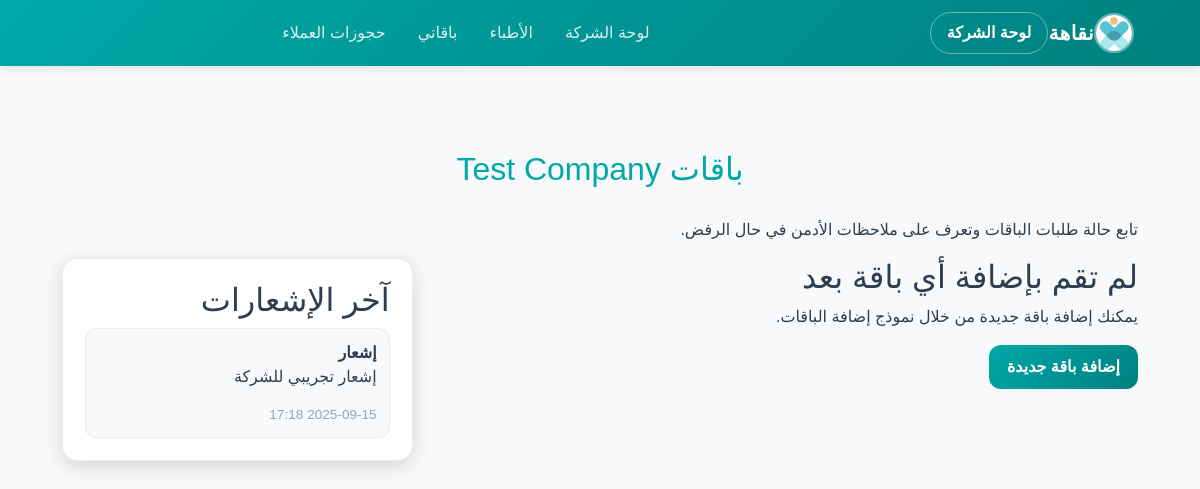
Before: /company/packages (signed in) with the older database file.
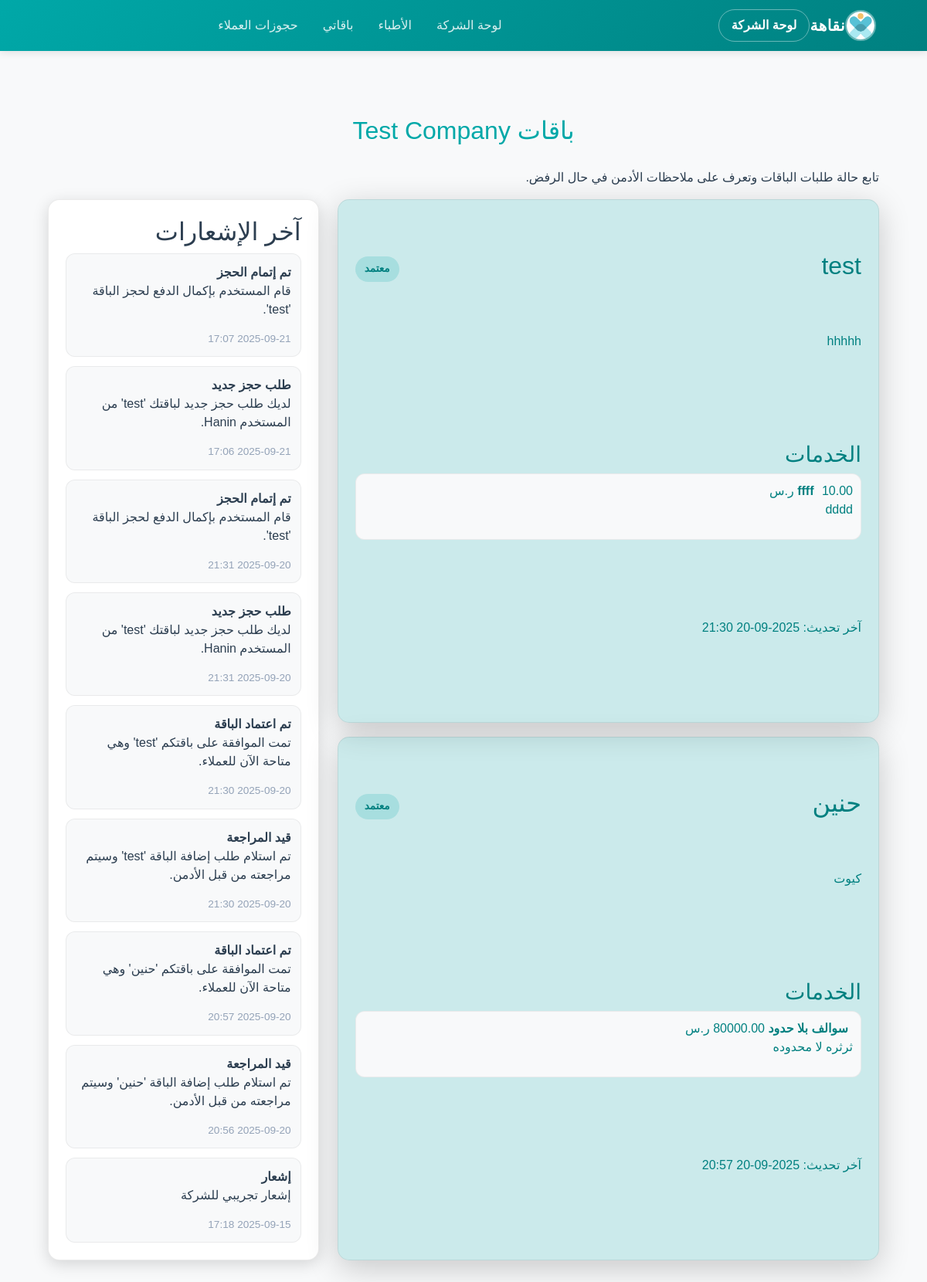
After: the same page with the newer database file.
### models.py (models this page shows)
class Company(db.Model):
    id = db.Column(db.Integer, primary_key=True)
    name = db.Column(db.String(150), nullable=False, unique=True)
    email = db.Column(db.String(120), nullable=False, unique=True)
    password = db.Column(db.String(200), nullable=False)
    address = db.Column(db.String(200))
    phone = db.Column(db.String(20))
    doctors = db.relationship("Doctor", backref="company", lazy=True)
    packages = db.relationship("Package", backref="provider", lazy=True)
    appointments = db.relationship("Appointment", backref="company", lazy=True)
    bookings = db.relationship("Booking", backref="company", lazy=True)
    notifications = db.relationship("Notification", backref="company", lazy=True)
    roles = db.relationship(
        "CompanyRole",
        backref="company",
        lazy=True,
        cascade="all, delete-orphan"
    )

class Notification(db.Model):
    id = db.Column(db.Integer, primary_key=True)
    user_id = db.Column(db.Integer, db.ForeignKey('user.id'), nullable=True)
    company_id = db.Column(db.Integer, db.ForeignKey('company.id'), nullable=True)
    title = db.Column(db.String(200))
    body = db.Column(db.String(500))
    is_read = db.Column(db.Boolean, default=False)
    created_at = db.Column(db.DateTime, default=datetime.utcnow)

class Package(db.Model):
    id = db.Column(db.Integer, primary_key=True)
    title = db.Column(db.String(100))
    description = db.Column(db.Text)
    image = db.Column(db.String(200))
    provider_id = db.Column(db.Integer, db.ForeignKey('company.id'))
    approved_by = db.Column(db.Integer, db.ForeignKey('admin.id'))
    status = db.Column(db.String(50), default="pending")
    admin_note = db.Column(db.Text)
    status_updated_at = db.Column(db.DateTime)
    services = db.relationship("PackageService", backref="package", lazy=True)
    bookings = db.relationship("Booking", backref="package", lazy=True)
    doctor_service_links = db.relationship("DoctorServiceLink", backref="package", lazy=True)

class PackageService(db.Model):
    id = db.Column(db.Integer, primary_key=True)
    package_id = db.Column(db.Integer, db.ForeignKey('package.id'))
    service_name = db.Column(db.String(100))
    service_description = db.Column(db.Text)
    service_price = db.Column(db.Float)
    selections = db.relationship(
        "BookingServiceSelection",
        backref="package_service",
        lazy=True
    )
    doctor_links = db.relationship("DoctorServiceLink", backref="package_service", lazy=True)

### app.py (the view)
@app.route('/company/packages')
def company_packages():
    company_id = session.get('company_id')
    if not company_id:
        flash("يجب تسجيل دخول الشركة", "danger")
        return redirect(url_for('company_login'))
    company = Company.query.get_or_404(company_id)
    packages = (
        Package.query
        .filter_by(provider_id=company.id)
        .options(joinedload(Package.services))
        .order_by(Package.status_updated_at.desc().nullslast())
        .all()
    )
    recent_notifications = (
        Notification.query
        .filter_by(company_id=company.id)
        .order_by(Notification.created_at.desc())
        .limit(10)
        .all()
    )
    status_labels = {
        'pending': 'قيد المراجعة',
        'approved': 'معتمد',
        'rejected': 'مرفوض'
    }
    return render_template(
        'company_packages.html',
        company=company,
        packages=packages,
        status_labels=status_labels,
        notifications=recent_notifications,
        user=None
    )

### templates/company_packages.html (shortened to what this page needs)
{% extends "base.html" %}
{% block content %}
<section class="company-packages">
  <h1 class="section-title">باقات {{ company.name if company else '' }}</h1>
  <p class="subtitle">تابع حالة طلبات الباقات وتعرف على ملاحظات الأدمن في حال الرفض.</p>
  <div class="layout">
    <div class="packages-list">
      {% if packages %}
        {% for package in packages %}
          <article class="package-card status-{{ package.status }}">
            <header>
              <h2>{{ package.title }}</h2>
              <span class="status-pill status-{{ package.status }}">{{ status_labels.get(package.status, package.status) }}</span>
            </header>
            <p>{{ package.description }}</p>
            <div class="services">
              <h3>الخدمات</h3>
              {% if package.services %}
                <ul>
                  {% for service in package.services %}
                    <li>
                      <strong>{{ service.service_name }}</strong>
                      {% if service.service_price is not none %}
                        <span>{{ '%.2f' | format(service.service_price) }} ر.س</span>
                      {% endif %}
                      {% if service.service_description %}
                        <p>{{ service.service_description }}</p>
                      {% endif %}
                    </li>
                  {% endfor %}
                </ul>
              {% else %}
                <p>لم تتم إضافة خدمات لهذه الباقة.</p>
              {% endif %}
            </div>
            <footer>
              <div>آخر تحديث: {{ package.status_updated_at.strftime('%Y-%m-%d %H:%M') if package.status_updated_at else '—' }}</div>
            </footer>
          </article>
        {% endfor %}
      {% else %}
        <div class="empty-state">
          <h2>لم تقم بإضافة أي باقة بعد</h2>
          <p>يمكنك إضافة باقة جديدة من خلال نموذج إضافة الباقات.</p>
          <a class="cta" href="{{ url_for('add_package') }}">إضافة باقة جديدة</a>
        </div>
      {% endif %}
    </div>
    <aside class="notifications">
      <h2>آخر الإشعارات</h2>
      {% if notifications %}
        <ul>
          {% for notif in notifications %}
            <li>
              <strong>{{ notif.title or 'إشعار' }}</strong>
              <p>{{ notif.body }}</p>
              <span class="time">{{ notif.created_at.strftime('%Y-%m-%d %H:%M') }}</span>
            </li>
          {% endfor %}
        </ul>
      {% else %}
        <p>لا توجد إشعارات جديدة.</p>
      {% endif %}
    </aside>
  </div>
</section>
{% endblock %}

### templates/base.html (shortened to what this page needs)
<!DOCTYPE html>
<html lang="ar" dir="rtl">
<head>
    <link rel="stylesheet" href="{{ url_for('static', filename='css/style.css') }}">
    <link rel="stylesheet" href="https://cdnjs.cloudflare.com/ajax/libs/font-awesome/5.15.4/css/all.min.css">
    <link href="https://cdn.jsdelivr.net/npm/bootstrap@5.3.2/dist/css/bootstrap.min.css" rel="stylesheet">
    <link rel="stylesheet" href="{{ url_for('static', filename='css/ready_packages.css') }}">
</head>
<body>
{% set user_logged_in = user is defined and user %}
{% set company_logged_in = session.get('company_id') %}
{% set doctor_logged_in = session.get('doctor_id') %}
{% set admin_logged_in = session.get('admin_id') %}
<nav class="navbar navbar-expand-lg sticky-top primary-navbar">
  <div class="container">
    {% if company_logged_in %}
      <a class="navbar-brand d-flex align-items-center" href="{{ url_for('company_dashboard') }}">
    {% elif doctor_logged_in %}
      <a class="navbar-brand d-flex align-items-center" href="{{ url_for('doctor_dashboard') }}">
    {% elif admin_logged_in %}
      <a class="navbar-brand d-flex align-items-center" href="{{ url_for('admin_dashboard') }}">
    {% else %}
      <a class="navbar-brand d-flex align-items-center" href="{{ url_for('individual_index') }}">
    {% endif %}
        <img src="{{ url_for('static', filename='images/logo.jpg') }}"
             alt="نقاهة Logo" width="40" height="40" class="me-2 rounded-circle">
        <span>نقاهة</span>
    </a>
    {% if user_logged_in %}
      <div class="dropdown">
          <img src="{{ user.profile_image or 'https://plus.unsplash.com/premium_photo-1664300894274-cfdf8cd3af6e?q=80&w=1170' }}"
               alt="Profile" class="profile-img dropdown-toggle rounded-circle"
               id="profileDropdown" data-bs-toggle="dropdown" aria-expanded="false" width="40" height="40">
          <ul class="dropdown-menu dropdown-menu-end profile-dropdown" aria-labelledby="profileDropdown">
              <li>
                  <div class="dropdown-header text-center">
                      <img src="{{ user.profile_image or 'https://plus.unsplash.com/premium_photo-1664300894274-cfdf8cd3af6e?q=80&w=1170' }}"
                           alt="Profile" class="rounded-circle" width="80" height="80">
                      <h5>{{ user.first_name }} {{ user.last_name }}</h5>
                      <p>{{ user.username }} | {{ user.email }}</p>
                  </div>
              </li>
              <li><hr class="dropdown-divider"></li>
              <li><a class="dropdown-item" href="{{ url_for('appointments') }}"><i class="fas fa-calendar-check"></i>مواعيدي</a></li>
              <li><a class="dropdown-item" href="{{ url_for('consultations_history') }}"><i class="fas fa-history"></i>سجل الاستشارات</a></li>
              <li><a class="dropdown-item" href="{{ url_for('payments') }}"><i class="fas fa-credit-card"></i>مدفوعاتي</a></li>
              <li><a class="dropdown-item text-danger" href="{{ url_for('logout') }}"><i class="fas fa-sign-out-alt"></i> تسجيل خروج</a></li>
          </ul>
      </div>
    {% elif company_logged_in %}
      <a class="nav-action" href="{{ url_for('company_dashboard') }}">لوحة الشركة</a>
    {% elif doctor_logged_in %}
      <a class="nav-action" href="{{ url_for('doctor_dashboard') }}">لوحة الأطباء</a>
    {% elif admin_logged_in %}
      <a class="nav-action" href="{{ url_for('admin_dashboard') }}">لوحة الأدمن</a>
    {% endif %}
    <div class="collapse navbar-collapse" id="navbarNav">
        <ul class="navbar-nav d-flex flex-row gap-3 mx-auto">
            {% if user_logged_in or (not company_logged_in and not doctor_logged_in and not admin_logged_in) %}
              <li class="nav-item"><a class="nav-link" href="{{ url_for('individual_index') }}">الرئيسية</a></li>
              <li class="nav-item"><a class="nav-link" href="{{ url_for('ready_packages') }}">الحزم الجاهزة</a></li>
              <li class="nav-item"><a class="nav-link" href="{{ url_for('custom_plan') }}">اصنع خطتك</a></li>
              <li class="nav-item"><a class="nav-link" href="{{ url_for('consult_doctor') }}">استشر طبيب</a></li>
            {% elif company_logged_in %}
              <li class="nav-item"><a class="nav-link" href="{{ url_for('company_dashboard') }}">لوحة الشركة</a></li>
              <li class="nav-item"><a class="nav-link" href="{{ url_for('company_dashboard') }}#doctor-management">الأطباء</a></li>
              <li class="nav-item"><a class="nav-link" href="{{ url_for('company_packages') }}">باقاتي</a></li>
              <li class="nav-item"><a class="nav-link" href="{{ url_for('company_bookings') }}">حجوزات العملاء</a></li>
            {% elif doctor_logged_in %}
              <li class="nav-item"><a class="nav-link" href="{{ url_for('doctor_dashboard') }}">لوحة الأطباء</a></li>
            {% elif admin_logged_in %}
              <li class="nav-item"><a class="nav-link" href="{{ url_for('admin_dashboard') }}">لوحة الأدمن</a></li>
              <li class="nav-item"><a class="nav-link" href="{{ url_for('admin_packages') }}">طلبات الباقات</a></li>
            {% endif %}
        </ul>
    </div>
  </div>
</nav>
<div class="container mt-4 {% if request.endpoint in ['admin_login', 'doctor_login'] %}full-height-wrapper{% endif %}">
    {% block content %}{% endblock %}
</div>
</body>
</html>

### static/css/style.css (style rules this page uses)
:root { --primary-color: #0ea5e9; --secondary-color: #0f172a; --accent-color: #fbbf24; --success-color: #28a745; --dark-color: #1a1a1a; --light-bg: #f8f9fa; --text-primary: #2c3e50; --text-secondary: #6c757d; --border-radius: 15px; --transition: all 0.3s ease; --shadow-sm: 0 2px 10px rgba(0,0,0,0.1); --shadow-md: 0 5px 20px rgba(0,0,0,0.15); --shadow-lg: 0 10px 40px rgba(0,0,0,0.2); }
body { background: var(--light-bg); color: var(--text-primary); font-family: 'Cairo', 'Segoe UI', sans-serif; }
.primary-navbar { background: linear-gradient(135deg, var(--primary-color), var(--secondary-color)); box-shadow: var(--shadow-sm); }
.primary-navbar .navbar-brand span { color: #fff; font-weight: 700; letter-spacing: 0.5px; }
.primary-navbar .navbar-brand img { border: 2px solid rgba(255,255,255,0.4); }
.primary-navbar .nav-link { color: rgba(255,255,255,0.85); font-weight: 500; transition: var(--transition); }
.nav-action { display: inline-flex; align-items: center; justify-content: center; padding: 8px 16px; border-radius: 999px; font-weight: 600; text-decoration: none; transition: var(--transition); border: 1px solid rgba(255,255,255,0.4); color: #fff; }

### static/css/ready_packages.css (style rules this page uses)
:root { --primary-color: #00a8a8; --secondary-color: #008080; --accent-color: #ffc107; --success-color: #28a745; --dark-color: #1a1a1a; --light-bg: #f8f9fa; --text-primary: #2c3e50; --text-secondary: #6c757d; --border-radius: 15px; --transition: all 0.3s ease; --shadow-sm: 0 2px 10px rgba(0,0,0,0.1); --shadow-md: 0 5px 20px rgba(0,0,0,0.15); --shadow-lg: 0 10px 40px rgba(0,0,0,0.2); }
body { font-family: "Tajawal", sans-serif; background-color: var(--light-bg); margin: 0; padding: 0; color: var(--text-primary); }
.section-title { text-align: center; font-size: 2rem; margin: 30px 0; color: var(--primary-color); }
.package-card { position: relative; overflow: hidden; border-radius: var(--border-radius); box-shadow: var(--shadow-md); cursor: pointer; transition: var(--transition); background-color: #fff; }

### templates/company_packages.html (style rules this page uses)
.company-packages { max-width: 1200px; margin: 0 auto; padding: 30px 20px 60px; }
.layout { display: grid; grid-template-columns: 2fr 1fr; gap: 24px; }
.packages-list { display: grid; gap: 18px; }
.package-card { background: #fff; border-radius: var(--border-radius); padding: 22px; box-shadow: var(--shadow-lg); border: 1px solid rgba(0,0,0,0.08); display: grid; gap: 14px; }
.package-card header { display: flex; justify-content: space-between; align-items: center; }
.services ul { list-style: none; margin: 0; padding: 0; display: grid; gap: 10px; }
.services li { background: var(--light-bg); border-radius: 12px; border: 1px solid rgba(0,0,0,0.06); padding: 10px; }
.services li strong { margin-right: 6px; }
.status-pill { padding: 6px 12px; border-radius: 999px; font-size: 0.85rem; font-weight: 600; }
.status-approved { background: rgba(0,168,168,0.18); color: var(--secondary-color); }
.notifications { background: #fff; border-radius: var(--border-radius); border: 1px solid rgba(0,0,0,0.08); padding: 22px; box-shadow: var(--shadow-md); }
.notifications ul { list-style: none; margin: 0; padding: 0; display: grid; gap: 12px; }
.notifications li { background: var(--light-bg); border-radius: 12px; border: 1px solid rgba(0,0,0,0.06); padding: 12px; }
.time { display: block; margin-top: 6px; color: #94a3b8; font-size: 0.85rem; }

Changed rows visible on the page:
added Package: title "test", get "معتمد", description "hhhhh", status_updated_at "2025-09-20 21:30"
added PackageService: service_name "ffff", service_price "10.00", service_description "dddd", shown under "test"
added Package: title "حنين", get "معتمد", description "كيوت", status_updated_at "2025-09-20 20:57"
added PackageService: service_name "سوالف بلا حدود", service_description "ثرثره لا محدوده", shown under "حنين"
added Notification: title "تم إتمام الحجز", body "قام المستخدم بإكمال الدفع لحجز الباقة 'test'.", created_at "2025-09-21 17:07"
added Notification: title "طلب حجز جديد", body "لديك طلب حجز جديد لباقتك 'test' من المستخدم Hanin.", created_at "2025-09-21 17:06"
added Notification: title "تم إتمام الحجز", body "قام المستخدم بإكمال الدفع لحجز الباقة 'test'.", created_at "2025-09-20 21:31"
added Notification: title "طلب حجز جديد", body "لديك طلب حجز جديد لباقتك 'test' من المستخدم Hanin.", created_at "2025-09-20 21:31"
added Notification: title "تم اعتماد الباقة", body "تمت الموافقة على باقتكم 'test' وهي متاحة الآن للعملاء.", created_at "2025-09-20 21:30"
added Notification: title "قيد المراجعة", body "تم استلام طلب إضافة الباقة 'test' وسيتم مراجعته من قبل الأدمن.", created_at "2025-09-20 21:30"
added Notification: title "تم اعتماد الباقة", body "تمت الموافقة على باقتكم 'حنين' وهي متاحة الآن للعملاء.", created_at "2025-09-20 20:57"
added Notification: title "قيد المراجعة", body "تم استلام طلب إضافة الباقة 'حنين' وسيتم مراجعته من قبل الأدمن.", created_at "2025-09-20 20:56"
Other visible differences:
text no longer shown: "لم تقم بإضافة أي باقة بعد يمكنك إضافة باقة جديدة من خلال نموذج إضافة الباقات. إضافة باقة جديدة"
